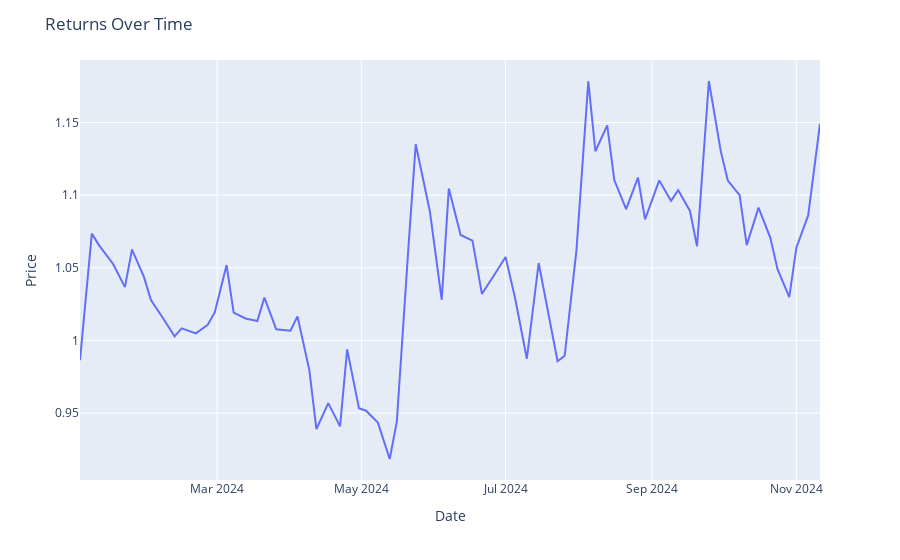

Source (notebook cell):
### Code cell
fig = px.line(returnDf, x='Date', y='ReturnVals')

fig.update_layout(title='Returns Over Time',
                  xaxis_title='Date',
                  yaxis_title='Price')

fig.show()
